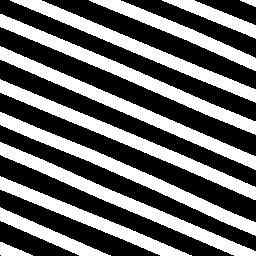
#> input picture outros/test_CD/A_0001.png, 256 x 256 px, found by its file name
$ jupyter execute --allow-errors test_iv.ipynb   (shell and % lines are left out)
#> lines starting #> are read from the running program, lines starting #| are printed output that depends on the picture; after the words box and inside, x2 and y2 are one past the last pixel; in counts of white or black regions, pixels touching at a corner belong together
# Checking Dice

[cell 1]

import segmentation_models as sm
import cv2
from skimage.io import imread, imsave
import numpy as np
import glob
import os

#from sklearn.metrics import jaccard_score

[cell 2]
def dice(y_pred, y_true, k = 1):
    intersection = np.sum(y_pred[y_true==k]) * 2.0
    dice = intersection / (np.sum(y_pred) + np.sum(y_true))
    return dice

[cell 3]
y_true = cv2.imread('/media/sda2/home/j/Downloads/0del/00/iv/Recortes/E/A_0001.png')
#> y_true is the input picture: shape (256, 256, 3); 42% white; 12 white regions, largest, box (x1, y1, x2, y2) and area: (0, 112, 256, 236) 3482, (0, 46, 256, 170) 3481, (0, 14, 256, 135) 3465
#y_pred = cv2.imread('/media/sda2/home/j/Dropbox_maestral/ufu/2022/iv/Recortes/E/A_0001.png')

y_pred = cv2.imread('/media/sda2/home/j/Downloads/0del/00/iv/Recortes/E/A_0001.png')

print(y_true[0][0])
#| [0 0 0]

#0 - 255
#dice_score = dice(y_pred, y_true, k = 255) # k can be 255 or 1

y_true = y_true / 255
y_pred = y_pred / 255

# 0 - 1
dice_score = dice(y_pred, y_true, k = 1) # k can be 255 or 1
#> in dice, `intersection = np.sum(y_pred[y_true==k]) * 2.0`: intersection = 165156
#> in dice, `dice = intersection / (np.sum(y_pred) + np.sum(y_true))`: dice = 1
#> dice_score = 1

print ("Dice Similarity: {}".format(dice_score))
#| Dice Similarity: 1.0

[cell 4]
print(type(y_pred))
#| <class 'numpy.ndarray'>
print(y_pred.dtype)
#| float64
print(y_pred.shape)
#| (256, 256, 3)
print(len(y_pred.shape))
#| 3
print(y_pred)
#> (printed output is left out)

[cell 5]
#img = cv2.imread('/media/sda2/home/j/Downloads/0del/00/iv/Recortes/E/A_0001.png')
#img = cv2.imread('/media/sda2/home/j/Downloads/0del/00/iv/Recortes/E/A_0001.png', 0)
img = cv2.imread('/media/sda2/home/j/Downloads/0del/00/iv/Recortes/E/A_0001.png', cv2.IMREAD_UNCHANGED)
#img = cv2.imread('/media/sda2/home/j/Downloads/0del/00/iv/Recortes/E_mask/A_0001.png', cv2.IMREAD_UNCHANGED)
#img = cv2.imread('/media/sda2/home/j/Downloads/0del/00/iv/Recortes/E_mask/a.png', cv2.IMREAD_UNCHANGED)

print(img.shape)
#| (256, 256)

#> (the rest of this cell did not finish here and is left out)

[cell 6]
pathStart="/run/media/j/tmp_ntfs/0_t_mest_bkp/tests/Segmentacao Linha Plantio CNN/"

diretorio_pr = pathStart + "Teste_01E/result-images/"

#> (the rest of this cell did not finish here and is left out)

[cell 7]
def img_mask_adjust(img):
    img = img / 255
    img = np.array(img)

    print(img.shape)
    img = img[:,:, 0]
    print(img.shape)

    img[img >= 0.5] = 1
    img[img < 1] = 0
    img = img.astype('uint8')

    return img

[cell 8]
path_pr = "/run/media/j/tmp_ntfs/0_t_mest_bkp/tests/Segmentacao Linha Plantio CNN/Teste_01E/result-images/"
path_mask = "/run/media/j/tmp_ntfs/0_t_mest_bkp/tests/Segmentacao Linha Plantio CNN/Recortes/Base_A_mask/"

numberImg = "0001"
#numberImg = "0678"
#numberImg = "0611"

img_pr = cv2.imread(path_pr + "A_" + numberImg + ".png")
img_mask = cv2.imread(path_mask + "A_" + numberImg + ".png")

print("img_pr.shape", img_pr.shape)
#| img_pr.shape (256, 256, 3)
print("img_mask.shape", img_mask.shape)
#| img_mask.shape (256, 256, 3)

img_pr = img_pr / 255
img_pr = np.array(img_pr)

img_mask = img_mask[:,:, 0]
print(img_mask.shape)
#| (256, 256)

img_pr = img_pr[:,:, 0]
print(img_pr.shape)
#| (256, 256)

#img_pr[img_pr >= 0.5] = 1
#img_pr[img_pr < 1] = 0
img_pr = img_pr.astype('uint8')

img_mask = img_mask / 255
img_mask = img_mask.astype('uint8')

#img_mask = img_mask_adjust(img_mask)
#img_pr = img_mask_adjust(img_pr)

k = 1

dice_score = dice(img_pr, img_mask, k) # k can be 255 or 1
print ("Dice Similarity {} : {}".format("A_"+ numberImg + ".png", dice_score))
#| Dice Similarity A_0001.png : 1.0

intersection = np.sum(img_pr[img_mask==k]) * 2.0
#> intersection = 55052
print("intersection:", intersection)
#| intersection: 55052.0

dice_val = intersection / (np.sum(img_pr) + np.sum(img_mask))
#> dice_val = 1
print("dice_val:", dice_val)
#| dice_val: 1.0

[cell 9]
path_pr = "/run/media/j/tmp_ntfs/0_t_mest_bkp/tests/Segmentacao Linha Plantio CNN/Teste_01E/result-images/A_0001.png"
path_mask = "/run/media/j/tmp_ntfs/0_t_mest_bkp/tests/Segmentacao Linha Plantio CNN/Recortes/Base_A_mask/A_0001.png"

img_pr = cv2.imread(path_pr) # (256, 256, 3)
img_mask = cv2.imread(path_mask) # (256, 256, 3)

print("img_pr.shape", img_pr.shape)
#| img_pr.shape (256, 256, 3)
print("img_mask.shape", img_mask.shape)
#| img_mask.shape (256, 256, 3)


img_pr = cv2.imread(path_pr, cv2.IMREAD_GRAYSCALE) # (256, 256)
img_mask = cv2.imread(path_mask, cv2.IMREAD_GRAYSCALE) # (256, 256)

print("img_pr.shape", img_pr.shape)
#| img_pr.shape (256, 256)
print("img_mask.shape", img_mask.shape)
#| img_mask.shape (256, 256)

[cell 10]
count = 0
for i in range(256):
    for j in range(256):
        count += 1
        print("count:", count, " img_pr[", i, "][", j, "]", img_pr[i][j])
#> this loop made 256 passes
#> (printed output is left out)
#> after the loop, count = 65536

# VI

[cell 11]
import cv2
import numpy as np

img = cv2.imread("/media/sda2/home/j/Downloads/0del/00/iv/Recortes/E/A_0001.png")
print(type(img))
print(img.dtype)
print(img.shape)

#print(img)

[cell 12]
def split_RGB_channel(img): # return RGB channels
    # opencv reads the images as BGR instead of RGB
    B, G, R = cv2.split(img)

    # Convert to float
    # Inf whe sum is more then 255
    # RuntimeWarning: divide by zero encountered in true_divide
    R = R.astype('float32')
    G = G.astype('float32')
    B = B.astype('float32')

    return R, G, B

def normalized_RGB(img): # return normalized values for each RGB channel
    R, G, B = split_RGB_channel(img)

    # 24 bits image, 8 bits for each color, has 255 (2^8) as max value
    Rn = R/255.0
    Gn = G/255.0
    Bn = B/255.0

    return Rn, Gn, Bn

def chromatic_coordinates(img): # Return cromatic coordinates for each RGB channel
    Rn, Gn, Bn = normalized_RGB(img)

    ALLn = Rn + Gn + Bn

    r = Rn / ALLn
    g = Gn / ALLn
    b = Bn / ALLn

    return r, g, b

# 01 VARI  Visible Atmospherically Resistant Index
# 02 ExG   Excess Green Index
# 03 ExR   Excess Red Vegetation Index
# 04 ExB   Excess Blue Vegetation Index
# 05 EXGR  Excess Green minus Excess Red
# 06 GRVI  Green Red Vegetation Index
# 07 MGRVI Modified Green Red Vegetation Index
# 08 GLI   Green Leaf Index
# 09 RGBVI Red Green Blue Vegetation Index
# 10 IKAW  Kawashima Index

def calc_VI_01_VARI(img): # calculate VARI
    r, g, b = chromatic_coordinates(img)

    vi_01_vari = (g - r) / (g + r - b)
    return vi_01_vari

def calc_VI_02_ExG(img): # calculate ExG
    r, g, b = chromatic_coordinates(img)

    vi_02_ExG = 2*g - r - b
    return vi_02_ExG

def calc_VI_03_ExR(img): # calculate ExR
    R, G, B = split_RGB_channel(img)

    vi_03_ExR = (1.4 * R - G) / ( R + G + B)
    return vi_03_ExR

def calc_VI_04_ExB(img): # calculate ExB
    R, G, B = split_RGB_channel(img)

    vi_04_ExB = (1.4 * B - G) / ( R + G + B)
    return vi_04_ExB

def calc_VI_05_ExGR(img): # calculate ExGR
    r, g, b = chromatic_coordinates(img)

    vi_02_ExG = calc_VI_02_ExG(img)
    vi_03_ExR = calc_VI_03_ExR(img)

    vi_05_ExGR = vi_02_ExG - vi_03_ExR
    return vi_05_ExGR

def calc_VI_06_GRVi(img): # calculate GRVI
    R, G, B = split_RGB_channel(img)

    vi_06_GRVI = (G - R) / (G + R)
    return vi_06_GRVI

def calc_VI_07_MGRVI(img): # calculate MGRVI
    R, G, B = split_RGB_channel(img)

    vi_07_MGRVI = (G ** 2 - R ** 2) / (G ** 2 + R ** 2)
    return vi_07_MGRVI

def calc_VI_08_GLI(img): # calculate GLI
    r, g, b = chromatic_coordinates(img)

    vi_08_GLI = (2*g - r - b) / (-r - b)
    return vi_08_GLI

def calc_VI_09_RGBVI(img): # calculate RGBVI
    R, G, B = split_RGB_channel(img)

    vi_09_RGBVI = (G ** 2 - B * R) / (G ** 2 + B * R)
    return vi_09_RGBVI

def calc_VI_10_IKAW(img): # calculate IKAW
    R, G, B = split_RGB_channel(img)

    vi_10_IKAW = (R - B) / (R + B)
    return vi_10_IKAW

[cell 13]
import matplotlib.pyplot as plt
import numpy as np

def return_vi_by_number(viNum, img):
    if viNum == 1:
        vi = calc_VI_01_VARI(img)
    elif viNum == 2:
        vi = calc_VI_02_ExG(img)
    elif viNum == 3:
        vi = calc_VI_03_ExR(img)
    elif viNum == 4:
        vi = calc_VI_04_ExB(img)
    elif viNum == 5:
        vi = calc_VI_05_ExGR(img)
    elif viNum == 6:
        vi = calc_VI_06_GRVi(img)
    elif viNum == 7:
        vi = calc_VI_07_MGRVI(img)
    elif viNum == 8:
        vi = calc_VI_08_GLI(img)
    elif viNum == 9:
        vi = calc_VI_09_RGBVI(img)
    elif viNum == 10:
        vi = calc_VI_10_IKAW(img)

    return vi

def plot_vis_10(cmap="viridis"): # default cmap="viridis"
#> called with cmap = 'viridis'
    rows = 2
    cols = 5

    #fig, axes = plt.subplots(nm_img_to_plot, cols, figsize=(cols * figsize, nm_img_to_plot * figsize), squeeze=False)
    fig, axes = plt.subplots(rows, cols, figsize=(15 * rows, 2.5 * cols))

    namesVI = ["01 VARI", "02 ExG", "03 ExR", "04 ExB", "05 EXGR",
               "06 GRVI", "07 MGRVI", "08 GLI", "09 RGBVI", "10 IKAW"]

    posX = 0
    posY = 0
    for viNum in range(1, 11):
        #print ("viNum:", viNum)
        print(namesVI[viNum - 1])

        vi = return_vi_by_number(viNum, img)

        print("max", np.max(vi), "min", np.min(vi))
        print("dtype", vi.dtype, "shape", vi.shape)

        #print("axes[",posX, posY,"].")
        axes[posX, posY].set_title(namesVI[viNum - 1], fontsize=15)

        axes[posX, posY].set_axis_off()

        #axes[posX, posY].imshow(vi)
        axes[posX, posY].imshow(vi, cmap=cmap)

        posY += 1
        if posY == cols:
            posY = 0
            posX += 1
#> after the loop, posX = 2; posY = 0

    # set the spacing between subplots
    #fig.tight_layout(pad=0, h_pad=None, w_pad=None, rect=None)
    plt.show()
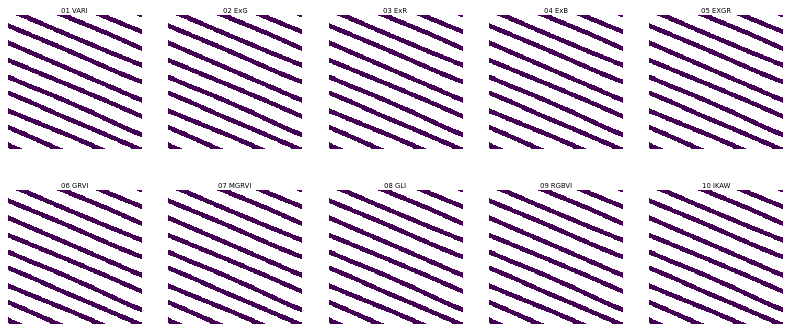
#> figure drawn by matplotlib, 10 panels

plt.imshow(cv2.cvtColor(img, cv2.COLOR_BGR2RGB))
plt.show()

plot_vis_10()

plot_vis_10(cmap="gray")
#> call 2 of plot_vis_10, with cmap = 'gray'
#> after the loop in plot_vis_10 (call 2), `for viNum in range(1, 11):`: posX = 2; posY = 0
#> in plot_vis_10 (call 2), `plt.show()`:
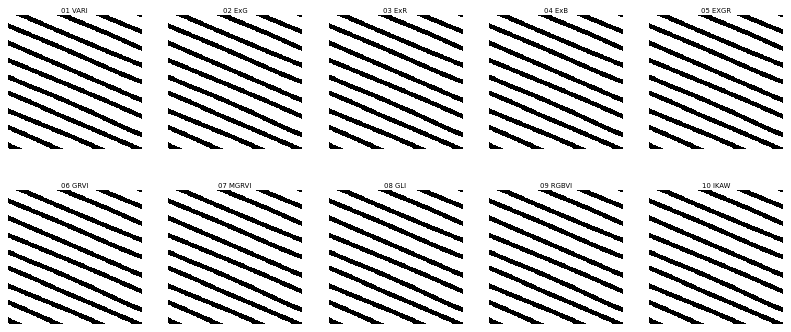
#> figure drawn by matplotlib, 10 panels

# https://docs.opencv.org/4.x/d3/d50/group__imgproc__colormap.html
plot_vis_10(cmap="turbo")
#> call 3 of plot_vis_10, with cmap = 'turbo'
#> after the loop in plot_vis_10 (call 3), `for viNum in range(1, 11):`: posX = 2; posY = 0
#> in plot_vis_10 (call 3), `plt.show()`:
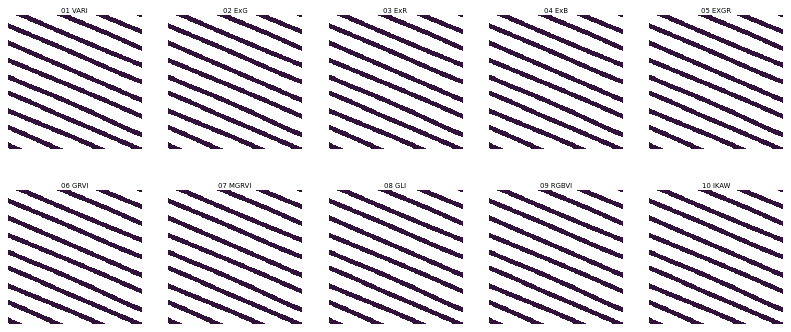
#> figure drawn by matplotlib, 10 panels

## Tests of errors

#> (a cell that did not finish here is left out)

[cell 15]
print(img[1, 172])

B = 100
G = 99
R = 57

print("t:", R + G + B)
print("b:", (1.4 * R - G))

res = (1.4 * R - G) / ( R + G + B)
print(res)

[cell 16]
a = np.array([6, 2, 1, 0])
#> a = [6, 2, 1, 0]
b = np.array([3, 1, 0, 1])
#> b = [3, 1, 0, 1]

c = a / b
#> c = [2, 2, inf, 0]

print(c)

d = a * b
#> d = [18, 2, 0, 0]
print(d)

B = np.array(img[1, 172, 0])
#> B = 255
G = np.array(img[1, 172, 1])
#> G = 255
R = np.array(img[1, 172, 2])
#> R = 255


R = R.astype('float64')
G = G.astype('float64')
B = B.astype('float64')

print("BGR", B, G, R)

t = (1.4 * R - G)
#> t = 102
print("t", t)
b = (R + G) + B
#> b = 765
print("b", b)
print(type(b))

res = (1.4 * R - G) / ( R + G + B)
#> res = 0.133
print(res)
